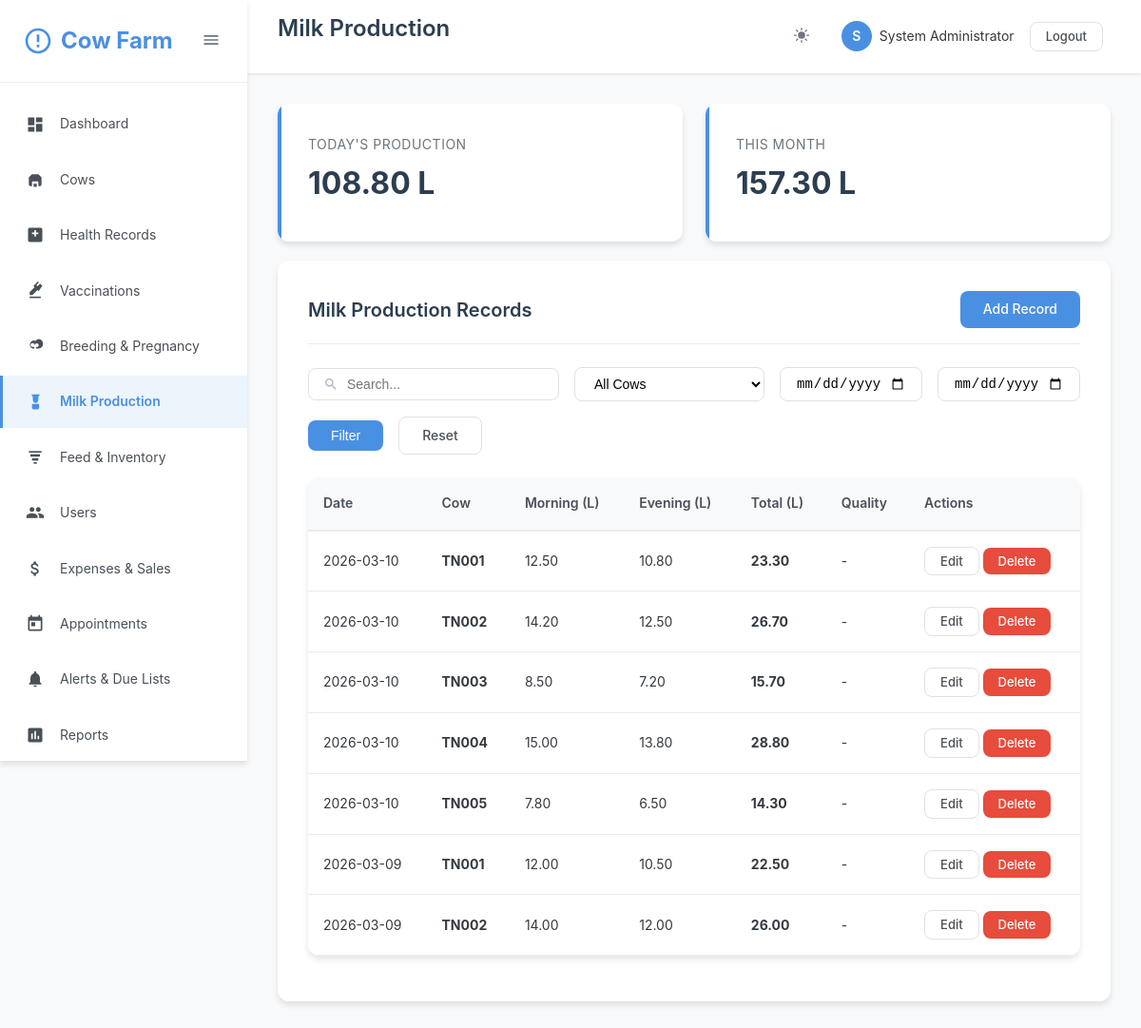
Screenshot of /milk/index.php (signed in) with the database file from the repository.
### tables this page shows
CREATE TABLE IF NOT EXISTS users (
    id INT AUTO_INCREMENT PRIMARY KEY,
    username VARCHAR(50) UNIQUE NOT NULL,
    email VARCHAR(100) UNIQUE NOT NULL,
    password VARCHAR(255) NOT NULL,
    full_name VARCHAR(100) NOT NULL,
    role ENUM('admin', 'vet', 'manager', 'staff') DEFAULT 'staff',
    phone VARCHAR(20),
    status ENUM('active', 'inactive') DEFAULT 'active',
    created_at TIMESTAMP DEFAULT CURRENT_TIMESTAMP,
    updated_at TIMESTAMP DEFAULT CURRENT_TIMESTAMP ON UPDATE CURRENT_TIMESTAMP
);

CREATE TABLE IF NOT EXISTS milk_production (
    id INT AUTO_INCREMENT PRIMARY KEY,
    cow_id INT NOT NULL,
    production_date DATE NOT NULL,
    session ENUM('morning', 'evening', 'both') DEFAULT 'both',
    morning_yield DECIMAL(8,2),
    evening_yield DECIMAL(8,2),
    total_yield DECIMAL(8,2),
    quality_grade VARCHAR(20),
    temperature DECIMAL(5,2),
    notes TEXT,
    recorded_by INT,
    created_at TIMESTAMP DEFAULT CURRENT_TIMESTAMP,
    FOREIGN KEY (cow_id) REFERENCES cows(id) ON DELETE CASCADE,
    FOREIGN KEY (recorded_by) REFERENCES users(id) ON DELETE SET NULL
);

CREATE TABLE IF NOT EXISTS cows (
    id INT AUTO_INCREMENT PRIMARY KEY,
    tag_number VARCHAR(50) UNIQUE NOT NULL,
    name VARCHAR(100),
    breed VARCHAR(50),
    date_of_birth DATE,
    gender ENUM('male', 'female') NOT NULL,
    weight DECIMAL(8,2),
    color VARCHAR(50),
    photo VARCHAR(255),
    sire_tag VARCHAR(50),
    dam_tag VARCHAR(50),
    purchase_date DATE,
    purchase_price DECIMAL(10,2),
    status ENUM('active', 'sold', 'deceased', 'transferred') DEFAULT 'active',
    notes TEXT,
    created_by INT,
    created_at TIMESTAMP DEFAULT CURRENT_TIMESTAMP,
    updated_at TIMESTAMP DEFAULT CURRENT_TIMESTAMP ON UPDATE CURRENT_TIMESTAMP,
    FOREIGN KEY (created_by) REFERENCES users(id) ON DELETE SET NULL
);

### milk/index.php (the view, shortened to what the rows shown need)
<?php
require_once __DIR__ . '/../classes/Auth.php';
require_once __DIR__ . '/../classes/Database.php';
require_once __DIR__ . '/../classes/Helper.php';
$db = new DBHelper();
$page = isset($_GET['page']) ? (int)$_GET['page'] : 1;
$where = ["1=1"];
$params = [];
$whereClause = implode(' AND ', $where);
$query = "SELECT mp.*, c.tag_number, c.name as cow_name
          FROM milk_production mp
          JOIN cows c ON mp.cow_id = c.id
          WHERE $whereClause
          ORDER BY mp.production_date DESC, mp.created_at DESC";
$result = $db->fetchPaginated($query, $params, $page);
$records = $result['data'];
$pageTitle = 'Milk Production';
include __DIR__ . '/../includes/header.php';
?>
<div class="content-area">
    <div class="card">
        <div class="card-header">
            <h2 class="card-title">Milk Production Records</h2>
        </div>
        <div class="card-body">
            <div class="table-container" style="margin-top: 20px;">
                <table class="table">
                    <thead>
                        <tr>
                            <th>Date</th>
                            <th>Cow</th>
                            <th>Morning (L)</th>
                            <th>Evening (L)</th>
                            <th>Total (L)</th>
                            <th>Quality</th>
                            <th>Actions</th>
                        </tr>
                    </thead>
                    <tbody>
                        <?php if (empty($records)): ?>
                            <tr>
                                <td colspan="7" style="text-align: center; padding: 40px; color: #999;">No milk production records found</td>
                            </tr>
                        <?php else: ?>
                            <?php foreach ($records as $record): ?>
                                <tr>
                                    <td><?php echo Helper::formatDate($record['production_date']); ?></td>
                                    <td><strong><?php echo htmlspecialchars($record['tag_number']); ?></strong></td>
                                    <td><?php echo $record['morning_yield'] ? number_format($record['morning_yield'], 2) : '-'; ?></td>
                                    <td><?php echo $record['evening_yield'] ? number_format($record['evening_yield'], 2) : '-'; ?></td>
                                    <td><strong><?php echo number_format($record['total_yield'], 2); ?></strong></td>
                                    <td><?php echo htmlspecialchars($record['quality_grade'] ?? '-'); ?></td>
                                    <td>
                                        <a href="<?php echo BASE_URL; ?>milk/edit.php?id=<?php echo $record['id']; ?>" class="btn btn-sm btn-outline">Edit</a>
                                        <a href="<?php echo BASE_URL; ?>milk/delete.php?id=<?php echo $record['id']; ?>"
                                           class="btn btn-sm btn-danger"
                                           data-confirm="Are you sure you want to delete this record?">Delete</a>
                                    </td>
                                </tr>
                            <?php endforeach; ?>
                        <?php endif; ?>
                    </tbody>
                </table>
            </div>
        </div>
    </div>
</div>
<?php include __DIR__ . '/../includes/footer.php'; ?>

### includes/header.php (shortened to what the rows shown need)
<?php
require_once __DIR__ . '/../classes/Auth.php';
$auth = new Auth();
$currentUser = $auth->getCurrentUser();
?>
<!DOCTYPE html>
<html lang="en">
<head>
    <link rel="stylesheet" href="<?php echo BASE_URL; ?>assets/css/style.css">
    <link rel="stylesheet" href="<?php echo BASE_URL; ?>assets/css/icons.css">
</head>
<body>
    <?php if ($auth->isLoggedIn()): ?>
    <aside class="sidebar" id="sidebar">
        <div class="sidebar-header">
            <div class="sidebar-logo">
                <svg class="sidebar-logo-icon" viewBox="0 0 24 24">
                    <path d="M12 2C6.48 2 2 6.48 2 12s4.48 10 10 10 10-4.48 10-10S17.52 2 12 2zm0 18c-4.41 0-8-3.59-8-8s3.59-8 8-8 8 3.59 8 8-3.59 8-8 8zm-1-13h2v6h-2zm0 8h2v2h-2z"/>
                </svg>
                <span class="sidebar-menu-text">Cow Farm</span>
            </div>
            <button class="sidebar-toggle" id="sidebarToggle">
                <svg width="20" height="20" viewBox="0 0 24 24" fill="currentColor">
                    <path d="M3 18h18v-2H3v2zm0-5h18v-2H3v2zm0-7v2h18V6H3z"/>
                </svg>
            </button>
        </div>
        <nav>
            <ul class="sidebar-menu">
                <li class="sidebar-menu-item">
                    <a href="<?php echo BASE_URL; ?>dashboard.php" class="sidebar-menu-link <?php echo basename($_SERVER['PHP_SELF']) == 'dashboard.php' ? 'active' : ''; ?>">
                        <svg class="sidebar-menu-icon" viewBox="0 0 24 24">
                            <path d="M3 13h8V3H3v10zm0 8h8v-6H3v6zm10 0h8V11h-8v10zm0-18v6h8V3h-8z"/>
                        </svg>
                        <span class="sidebar-menu-text">Dashboard</span>
                    </a>
                </li>
                <li class="sidebar-menu-item">
                    <a href="<?php echo BASE_URL; ?>cows/index.php" class="sidebar-menu-link <?php echo strpos($_SERVER['PHP_SELF'], 'cows') !== false ? 'active' : ''; ?>">
                        <svg class="sidebar-menu-icon" viewBox="0 0 24 24">
                            <path d="M4 9l4-4h8l4 4v9a2 2 0 0 1-2 2h-2v-6H8v6H6a2 2 0 0 1-2-2V9z"/>
                            <path d="M10 21v-4h4v4"/>
                        </svg>
                        <span class="sidebar-menu-text">Cows</span>
                    </a>
                </li>
                <li class="sidebar-menu-item">
                    <a href="<?php echo BASE_URL; ?>health/index.php" class="sidebar-menu-link <?php echo strpos($_SERVER['PHP_SELF'], 'health') !== false ? 'active' : ''; ?>">
                        <svg class="sidebar-menu-icon" viewBox="0 0 24 24">
                            <path d="M19 3H5A2 2 0 0 0 3 5v14a2 2 0 0 0 2 2h14a2 2 0 0 0 2-2V5a2 2 0 0 0-2-2zm-3 8h-3v3h-2v-3H8V9h3V6h2v3h3z"/>
                        </svg>
                        <span class="sidebar-menu-text">Health Records</span>
                    </a>
                </li>
                <li class="sidebar-menu-item">
                    <a href="<?php echo BASE_URL; ?>health/vaccinations.php" class="sidebar-menu-link <?php echo strpos($_SERVER['PHP_SELF'], 'vaccinations') !== false ? 'active' : ''; ?>">
                        <svg class="sidebar-menu-icon" viewBox="0 0 24 24">
                            <path d="M21 5.5l-2.79-2.8-3.22 3.22-1.42-1.42L16.79 1.3 15.5 0 9.79 5.71l1.42 1.42L5 13.36V17h3.64l6.21-6.21 1.42 1.42L21 5.5z"/>
                            <path d="M5 19h14v2H5z"/>
                        </svg>
                        <span class="sidebar-menu-text">Vaccinations</span>
                    </a>
                </li>
                <li class="sidebar-menu-item">
                    <a href="<?php echo BASE_URL; ?>breeding/index.php" class="sidebar-menu-link <?php echo strpos($_SERVER['PHP_SELF'], 'breeding') !== false ? 'active' : ''; ?>">
                        <svg class="sidebar-menu-icon" viewBox="0 0 24 24">
                            <path d="M16.5 3a4.5 4.5 0 0 0-3.89 2.25A4.5 4.5 0 1 0 8.5 15H11v-2H8.5A2.5 2.5 0 1 1 10.7 9l.8 1.39.8-1.39A2.5 2.5 0 1 1 15.5 13H13v2h2.5A4.5 4.5 0 0 0 16.5 3z"/>
                        </svg>
                        <span class="sidebar-menu-text">Breeding & Pregnancy</span>
                    </a>
                </li>
                <li class="sidebar-menu-item">
                    <a href="<?php echo BASE_URL; ?>milk/index.php" class="sidebar-menu-link <?php echo strpos($_SERVER['PHP_SELF'], 'milk') !== false ? 'active' : ''; ?>">
                        <svg class="sidebar-menu-icon" viewBox="0 0 24 24">
                            <path d="M7 2l2 3v3.5C9 11.43 10.57 13 12.5 13S16 11.43 16 8.5V5l2-3H7z"/>
                            <path d="M8 14h9v5a2 2 0 0 1-2 2H10a2 2 0 0 1-2-2v-5z"/>
                        </svg>
                        <span class="sidebar-menu-text">Milk Production</span>
                    </a>
                </li>
                <li class="sidebar-menu-item">
                    <a href="<?php echo BASE_URL; ?>feed/index.php" class="sidebar-menu-link <?php echo strpos($_SERVER['PHP_SELF'], 'feed') !== false ? 'active' : ''; ?>">
                        <svg class="sidebar-menu-icon" viewBox="0 0 24 24">
                            <path d="M4 4h16v2H4z"/>
                            <path d="M6 8h12v3H6z"/>
                            <path d="M8 13h8v3H8z"/>
                            <path d="M10 18h4v2h-4z"/>
                        </svg>
                        <span class="sidebar-menu-text">Feed & Inventory</span>
                    </a>
                </li>
                <?php if ($auth->hasRole([ROLE_ADMIN, ROLE_MANAGER])): ?>
                <li class="sidebar-menu-item">
                    <a href="<?php echo BASE_URL; ?>users/index.php" class="sidebar-menu-link <?php echo strpos($_SERVER['PHP_SELF'], 'users') !== false ? 'active' : ''; ?>">
                        <span class="sidebar-menu-text">Users</span>
                    </a>
                </li>
                <?php endif; ?>
                <li class="sidebar-menu-item">
                    <a href="<?php echo BASE_URL; ?>expenses/index.php" class="sidebar-menu-link <?php echo strpos($_SERVER['PHP_SELF'], 'expenses') !== false ? 'active' : ''; ?>">
                        <span class="sidebar-menu-text">Expenses & Sales</span>
                    </a>
                </li>
                <li class="sidebar-menu-item">
                    <a href="<?php echo BASE_URL; ?>appointments/index.php" class="sidebar-menu-link <?php echo strpos($_SERVER['PHP_SELF'], 'appointments') !== false ? 'active' : ''; ?>">
                        <svg class="sidebar-menu-icon" viewBox="0 0 24 24">
                            <path d="M19 3h-1V1h-2v2H8V1H6v2H5c-1.11 0-1.99.9-1.99 2L3 19c0 1.1.89 2 2 2h14c1.1 0 2-.9 2-2V5c0-1.1-.9-2-2-2zm0 16H5V8h14v11zM7 10h5v5H7z"/>
                        </svg>
                        <span class="sidebar-menu-text">Appointments</span>
                    </a>
                </li>
                <li class="sidebar-menu-item">
                    <a href="<?php echo BASE_URL; ?>alerts/index.php" class="sidebar-menu-link <?php echo strpos($_SERVER['PHP_SELF'], 'alerts') !== false ? 'active' : ''; ?>">
                        <svg class="sidebar-menu-icon" viewBox="0 0 24 24">
                            <path d="M12 22c1.1 0 2-.9 2-2h-4c0 1.1.89 2 2 2zm6-6v-5c0-3.07-1.64-5.64-4.5-6.32V4c0-.83-.67-1.5-1.5-1.5s-1.5.67-1.5 1.5v.68C7.63 5.36 6 7.92 6 11v5l-2 2v1h16v-1l-2-2z"/>
                        </svg>
                        <span class="sidebar-menu-text">Alerts & Due Lists</span>
                    </a>
                </li>
                <li class="sidebar-menu-item">
                    <a href="<?php echo BASE_URL; ?>reports/index.php" class="sidebar-menu-link <?php echo strpos($_SERVER['PHP_SELF'], 'reports') !== false ? 'active' : ''; ?>">
                        <svg class="sidebar-menu-icon" viewBox="0 0 24 24">
                            <path d="M19 3H5c-1.1 0-2 .9-2 2v14c0 1.1.9 2 2 2h14c1.1 0 2-.9 2-2V5c0-1.1-.9-2-2-2zM9 17H7v-7h2v7zm4 0h-2V7h2v10zm4 0h-2v-4h2v4z"/>
                        </svg>
                        <span class="sidebar-menu-text">Reports</span>
                    </a>
                </li>
            </ul>
        </nav>
    </aside>
    <main class="main-content">
        <header class="header-bar">
            <div>
                <h1 class="header-title"><?php echo isset($pageTitle) ? $pageTitle : 'Dashboard'; ?></h1>
            </div>
            <div class="header-actions">
                <button class="header-btn" data-theme-toggle title="Toggle Dark Mode">
                </button>
                <div class="user-menu">
                    <div class="user-avatar"><?php echo strtoupper(substr($currentUser['full_name'], 0, 1)); ?></div>
                    <span><?php echo htmlspecialchars($currentUser['full_name']); ?></span>
                    <div style="margin-left: 8px;">
                        <a href="<?php echo BASE_URL; ?>logout.php" class="btn btn-sm btn-outline">Logout</a>
                    </div>
                </div>
            </div>
        </header>
    <?php endif; ?>

### rows the page displays
users: full_name "S", full_name "System Administrator"
milk_production: production_date "2026-03-10", cow.tag_number "TN001", morning_yield "12.50", evening_yield "10.80", total_yield "23.30", quality_grade "-"
milk_production: production_date "2026-03-10", cow.tag_number "TN002", morning_yield "14.20", evening_yield "12.50", total_yield "26.70", quality_grade "-"
milk_production: production_date "2026-03-10", cow.tag_number "TN003", morning_yield "8.50", evening_yield "7.20", total_yield "15.70", quality_grade "-"
milk_production: production_date "2026-03-10", cow.tag_number "TN004", morning_yield "15.00", evening_yield "13.80", total_yield "28.80", quality_grade "-"
milk_production: production_date "2026-03-10", cow.tag_number "TN005", morning_yield "7.80", evening_yield "6.50", total_yield "14.30", quality_grade "-"
milk_production: production_date "2026-03-09", cow.tag_number "TN001", morning_yield "12.00", evening_yield "10.50", total_yield "22.50", quality_grade "-"
milk_production: production_date "2026-03-09", cow.tag_number "TN002", morning_yield "14.00", evening_yield "12.00", total_yield "26.00", quality_grade "-"

### other values shown
$pageTitle "Milk Production"
$todayTotal "108.80"
$monthTotal "157.30"
